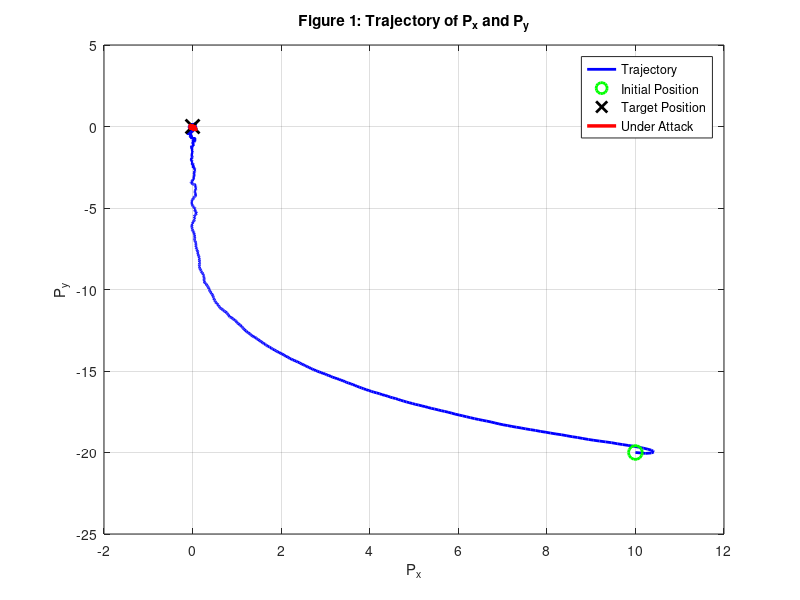
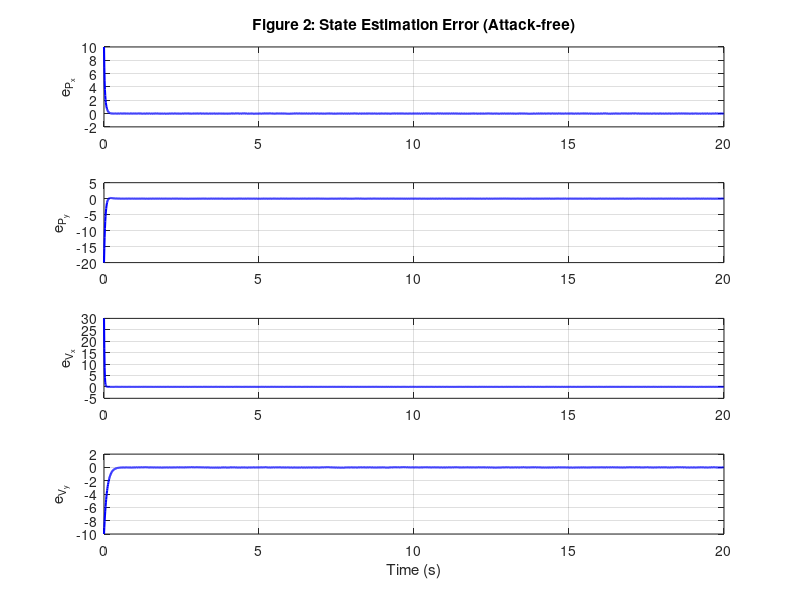
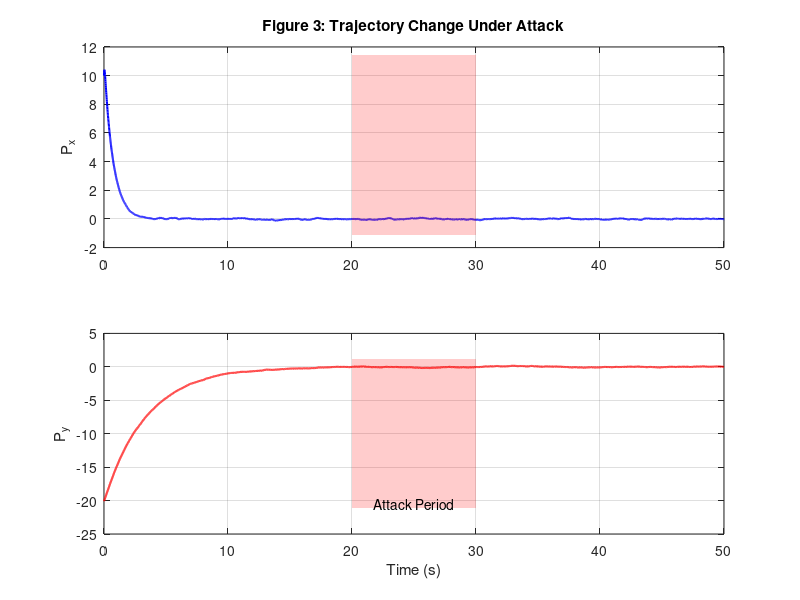
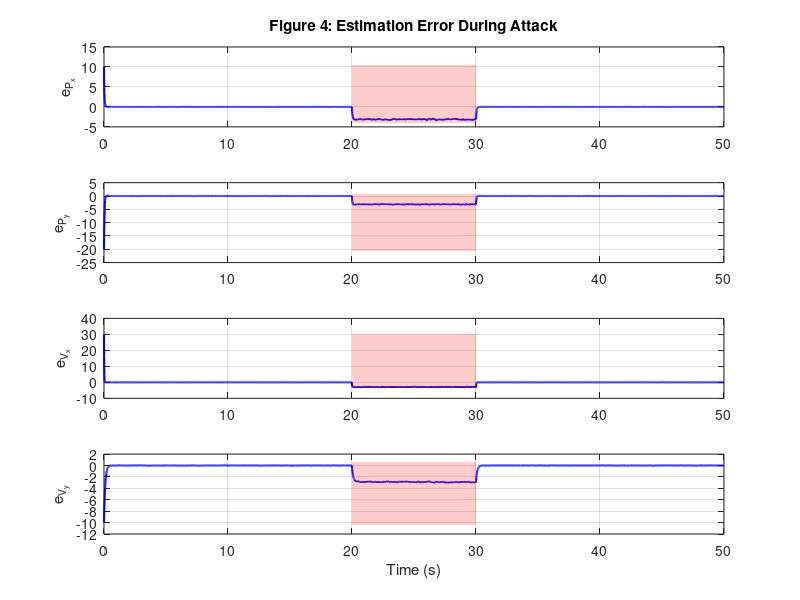

Source code (MATLAB) for these figures, in order:
%% Proactive Attack Detection Scheme for Cyber-Physical Systems

%% System Parameters
dt = 0.01;      % Sampling time
gamma = 0.25;   % Damping parameter
T = 50;         % Simulation time
N = T/dt;       % Number of time steps

% State-space matrices (UAS dynamics)
A = [1, 0, (1 - 0.5*dt)*dt, 0;
     0, 1, 0, (1 - 0.5*gamma*dt)*dt;
     0, 0, 1 - gamma*dt, 0;
     0, 0, 0, 1 - gamma*dt];
 
B = [0.5*dt^2, 0;
     0, 0.5*dt^2;
     dt, 0;
     0, dt];
 
C = eye(4);     % Output matrix
 
% Controller and observer gains (given)
K = [40.0400, 0, 29.5498, 0;
     0, 20.2002, 0, 68.7490];
 
L = [0.2000, 0, 0.0499, 0;
     0, 0.2000, 0, 0.0499;
     0, 0, 0.4975, 0;
     0, 0, 0, 0.0975];

% Initial state and bounds
x_0 = [10; -20; 30; -10];    % Initial state [P_x; P_y; V_x; V_y]
x_hat_0 = zeros(4,1);         % Initial state estimate
e_0 = x_0 - x_hat_0;          % Initial estimation error

% Noise bounds
delta = 0.01;   % Process noise bound
epsilon = 0.01; % Measurement noise bound

%% Nonlinear Transformation and MTD Parameters
% Using a hyperbolic tangent function for nonlinear transformation
% f(x) = tanh(alpha*x)
alpha = 0.1;  % Parameter for nonlinear transformation (reduced to avoid extreme values)

% Define the nonlinear transformation function and its inverse
f = @(x) tanh(alpha*x);
f_inv = @(x) atanh(x)/alpha; % The inverse of tanh is arctanh

% For numerical stability, limit the input to f_inv to avoid extreme values
f_inv = @(x) atanh(max(min(x, 0.99), -0.99))/alpha;

% Moving Target Defense parameters
% Time-varying diagonal matrix Γ_k
% Using values between 1.5 and 2.0 for more stable computation
vartheta_min = 1.5;
vartheta_max = 2.0;

%% Attack Parameters
attack_start = 20/dt;     % Attack starts at t = 20s
attack_end = 30/dt;       % Attack ends at t = 30s
attack_magnitude = 0.5;   % Reduced attack magnitude for stability

% Detection threshold calculation
% Based on expected noise levels and system dynamics
r_threshold = 5*epsilon;  % Increased threshold for better detection accuracy

%% Initialize arrays for storage
x = zeros(4, N+1);        % System states
x_hat = zeros(4, N+1);    % State estimates
y = zeros(4, N+1);        % Measurements
y_prime = zeros(4, N+1);  % Transformed measurements
yM = zeros(4, N+1);       % Moving target outputs
y_bar = zeros(4, N+1);    % Restored measurements
r_a = zeros(4, N+1);      % Residuals
e = zeros(4, N+1);        % Estimation errors
attack_flag = zeros(1, N+1); % Attack detection flag
Gamma_k_values = zeros(4, N+1); % Store Gamma_k diagonal values
attacks = zeros(4, N+1);   % Store attacks applied

% Set initial values
x(:,1) = x_0;
x_hat(:,1) = x_hat_0;
e(:,1) = e_0;

%% Control Input (for trajectory to converge to origin)
u = zeros(2, N);

%% Main Simulation Loop
for k = 1:N
    % Generate bounded noise
    omega_k = (2*rand(4,1)-1) * delta;    % Process noise
    v_k = (2*rand(4,1)-1) * epsilon;      % Measurement noise
    
    % Compute control input to drive system to origin
    u(:,k) = -K * x(:,k);
    
    % True system state update with control input
    x(:,k+1) = A * x(:,k) + B * u(:,k) + omega_k;
    
    % Measurement from sensors
    y(:,k) = C * x(:,k) + v_k;
    
    % Create the Gamma_k matrix for this time step
    Gamma_k_values(:,k) = vartheta_min + (vartheta_max - vartheta_min) * rand(4,1);
    Gamma_k = diag(Gamma_k_values(:,k));
    
    % Apply nonlinear transformation
    y_prime(:,k) = f(y(:,k));
    
    % Apply moving target defense
    yM(:,k) = Gamma_k * y_prime(:,k);
    
    % Apply FDI attack if in attack interval
    attacks(:,k) = zeros(4,1);
    if k >= attack_start && k <= attack_end
        % Attack model: additive attack on the transformed measurements
        attacks(:,k) = attack_magnitude * ones(4,1);
    end
    ya_k = yM(:,k) + attacks(:,k);
    
    % Restore original measurement (attack will be transformed too)
    y_tilda_k = Gamma_k \ ya_k;
    
    % Apply inverse transformation with saturation to avoid numerical issues
    y_bar(:,k) = f_inv(y_tilda_k);
    
    % State estimation
    x_hat(:,k+1) = A * x_hat(:,k) + B * u(:,k) + L * (y_bar(:,k) - C * x_hat(:,k));
    
    % Compute estimation error
    e(:,k+1) = x(:,k+1) - x_hat(:,k+1);
    
    % Compute residual for attack detection
    r_a(:,k) = y_bar(:,k) - C * x_hat(:,k);
    
    % Attack detection logic
    if norm(r_a(:,k)) > r_threshold
        attack_flag(k) = 1;  % Attack detected
    else
        attack_flag(k) = 0;  % No attack
    end
end

%% Plotting Results
time = (0:N)*dt;

% Figure 1: Trajectory of P_x and P_y (entire trajectory)
figure;
plot(x(1,:), x(2,:), 'b-', 'LineWidth', 2);
hold on;
plot(x(1,1), x(2,1), 'go', 'MarkerSize', 10, 'LineWidth', 2);  % Initial point
plot(0, 0, 'kx', 'MarkerSize', 10, 'LineWidth', 2);  % Target point

% Mark attack period with different color
attack_indices = attack_start:attack_end;
plot(x(1,attack_indices), x(2,attack_indices), 'r-', 'LineWidth', 2.5);

title('Figure 1: Trajectory of P_x and P_y');
xlabel('P_x');
ylabel('P_y');
legend('Trajectory', 'Initial Position', 'Target Position', 'Under Attack');
grid on;

% Figure 2: State estimation error (attack-free)
figure;
subplot(4,1,1);
plot(time(1:attack_start), e(1,1:attack_start), 'b-', 'LineWidth', 1.5);
title('Figure 2: State Estimation Error (Attack-free)');
ylabel('e_{P_x}');
grid on;

subplot(4,1,2);
plot(time(1:attack_start), e(2,1:attack_start), 'b-', 'LineWidth', 1.5);
ylabel('e_{P_y}');
grid on;

subplot(4,1,3);
plot(time(1:attack_start), e(3,1:attack_start), 'b-', 'LineWidth', 1.5);
ylabel('e_{V_x}');
grid on;

subplot(4,1,4);
plot(time(1:attack_start), e(4,1:attack_start), 'b-', 'LineWidth', 1.5);
ylabel('e_{V_y}');
xlabel('Time (s)');
grid on;

% Figure 3: Trajectory change under attack (position vs. time)
figure;
subplot(2,1,1);
plot(time, x(1,:), 'b-', 'LineWidth', 1.5);
title('Figure 3: Trajectory Change Under Attack');
ylabel('P_x');
grid on;

% Add shaded region for attack period
attack_region_x = [time(attack_start), time(attack_end), time(attack_end), time(attack_start)];
attack_region_y = [min(x(1,:))-1, min(x(1,:))-1, max(x(1,:))+1, max(x(1,:))+1];
hold on;
patch(attack_region_x, attack_region_y, 'red', 'FaceAlpha', 0.2, 'EdgeColor', 'none');

subplot(2,1,2);
plot(time, x(2,:), 'r-', 'LineWidth', 1.5);
ylabel('P_y');
xlabel('Time (s)');
grid on;

% Add shaded region for attack period
attack_region_x = [time(attack_start), time(attack_end), time(attack_end), time(attack_start)];
attack_region_y = [min(x(2,:))-1, min(x(2,:))-1, max(x(2,:))+1, max(x(2,:))+1];
hold on;
patch(attack_region_x, attack_region_y, 'red', 'FaceAlpha', 0.2, 'EdgeColor', 'none');
text((time(attack_start) + time(attack_end))/2, min(x(2,:))-0.5, 'Attack Period', 'HorizontalAlignment', 'center');

% Figure 4: Estimation error during attack
figure;
subplot(4,1,1);
plot(time, e(1,:), 'b-', 'LineWidth', 1.5);
title('Figure 4: Estimation Error During Attack');
ylabel('e_{P_x}');
grid on;

subplot(4,1,2);
plot(time, e(2,:), 'b-', 'LineWidth', 1.5);
ylabel('e_{P_y}');
grid on;

subplot(4,1,3);
plot(time, e(3,:), 'b-', 'LineWidth', 1.5);
ylabel('e_{V_x}');
grid on;

subplot(4,1,4);
plot(time, e(4,:), 'b-', 'LineWidth', 1.5);
ylabel('e_{V_y}');
xlabel('Time (s)');
grid on;

% Add shaded regions for attack period across all subplots
for i = 1:4
    subplot(4,1,i);
    attack_region_x = [time(attack_start), time(attack_end), time(attack_end), time(attack_start)];
    attack_region_y = [min(e(i,:))-0.5, min(e(i,:))-0.5, max(e(i,:))+0.5, max(e(i,:))+0.5];
    hold on;
    patch(attack_region_x, attack_region_y, 'red', 'FaceAlpha', 0.2, 'EdgeColor', 'none');
end

% Figure 5: Attack detection results
figure;
stem(time, attack_flag, 'filled', 'LineWidth', 1.5);
title('Figure 5: Attack Detection Results');
xlabel('Time (s)');
ylabel('Attack Flag');
ylim([-0.1, 1.1]);
yticks([0 1]);
yticklabels({'No Attack', 'Attack Detected'});
grid on;

% Add shaded region for attack period
hold on;
attack_region_x = [time(attack_start), time(attack_end), time(attack_end), time(attack_start)];
attack_region_y = [-0.1, -0.1, 1.1, 1.1];
patch(attack_region_x, attack_region_y, 'red', 'FaceAlpha', 0.1, 'EdgeColor', 'none');
text((time(attack_start) + time(attack_end))/2, -0.05, 'Actual Attack Period', 'HorizontalAlignment', 'center');